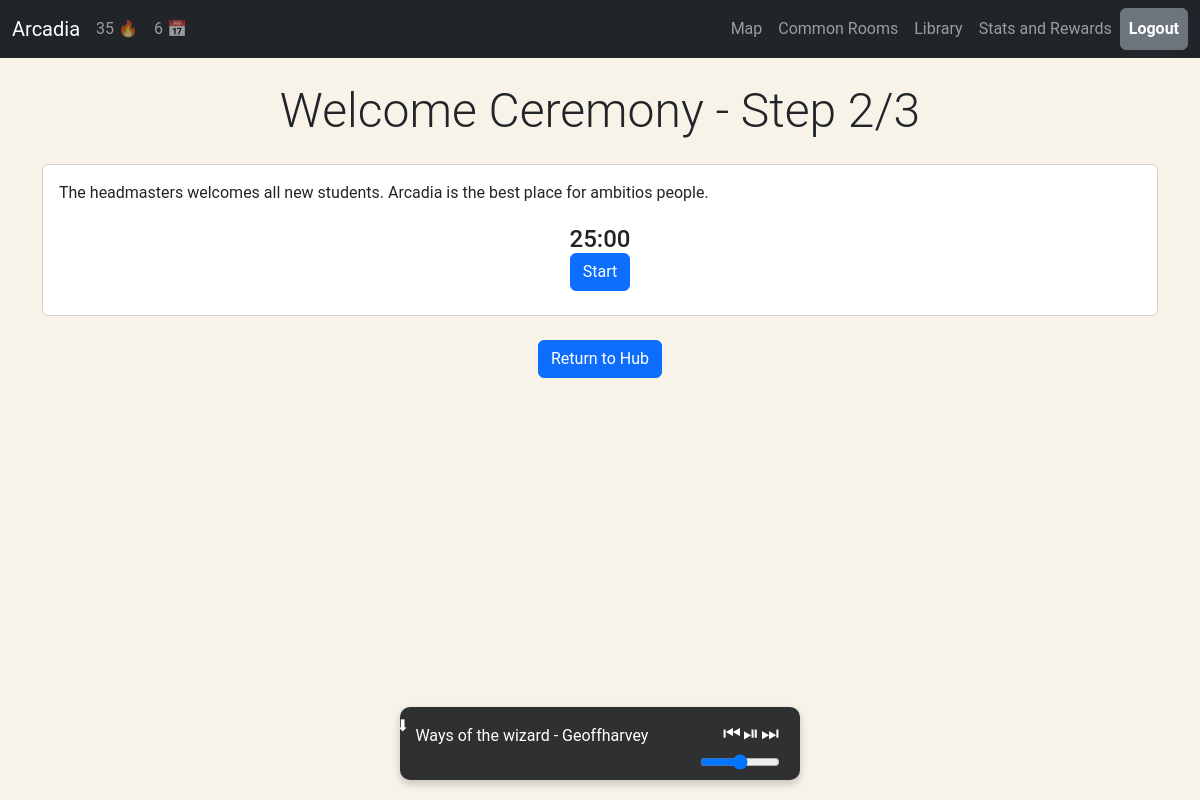
The page /pomo/quest/1/ (signed in) on the database its author committed.
### pomo/models.py (models this page shows, shortened)
class Quest(models.Model):
    name = models.CharField(max_length=255)
    description = models.TextField()

class PlayerQuestProgress(models.Model):
    player = models.ForeignKey(User, on_delete=models.CASCADE, related_name='quests')
    quest = models.ForeignKey(Quest, on_delete=models.CASCADE)
    current_step = models.IntegerField(default=0)
    is_completed = models.BooleanField(default=False)
    def get_next_step(self):
        return self.current_step +1

class QuestStep(models.Model):
    quest = models.ForeignKey(Quest, on_delete=models.CASCADE, related_name='steps')
    step_number=models.IntegerField()
    pre_timer_text = models.TextField(blank=True, null=True)
    post_timer_text = models.TextField(blank=True, null=True)
    timer_duration = models.IntegerField(default=25*60)  # Duration in seconds

### pomo/views.py (the view)
# urls.py: path('quest/<int:quest_id>/',quest_detail, name='quest_detail'),
@login_required
def quest_detail(request, quest_id):
    quest = get_object_or_404(Quest, id=quest_id)
    player_progress = PlayerQuestProgress.objects.filter(player=request.user, quest=quest).first()
    if not player_progress:
        return redirect('game')
    current_step = player_progress.current_step
    steps = QuestStep.objects.filter(quest=quest).order_by('step_number')
    timer_context = get_timer_context(request.user)
    nav_context = get_context_navbar(request.user)
    context = {
        'quest': player_progress,
        'quest_name': quest.name,
        'current_step': current_step,
        'steps_completed': current_step - 1,
        'total_steps': quest.steps.count(),
        'steps': steps,
        **timer_context,
        **nav_context,
    }
    return render(request, 'pomo/quests/base_quest.html', context)

### pomo/models.py (called while the page is built)
    def get_streak(self):
        pomodoros = Timers.objects.filter(user=self.player).order_by('-date_completed')
        if not pomodoros.exists():
            return 0  # No pomodoros, so no streak
        today = timezone.now().date()
        timers_today = Timers.objects.filter(user=self.player, date_completed=today)
        yesterday = today - timedelta(1)
        timers_yesterday = Timers.objects.filter(user=self.player, date_completed=yesterday)
        if len(timers_today)==0 and len(timers_yesterday)==0:
            self.current_streak=0
            self.save()
            return 0
        else:
            return self.current_streak

    def get_total_pomos_today(self):
        today = timezone.now().date()
        timers_today = Timers.objects.filter(user=self.player, date_completed=today)
        total_pomodoros_today = len(timers_today)
        return total_pomodoros_today

### pomo/views.py (called while the page is built)
def get_context_navbar(user):
    player_state = PlayerState.objects.get(player=user)
    context = {"streak": player_state.get_streak(),
               "total_pomodoros_today": player_state.get_total_pomos_today()}
    return context

def get_timer_context(user):
    is_developer = user.profile.is_developer
    stats = {
        "is_developer": is_developer }
    return stats

### pomo/templates/pomo/quests/base_quest.html (shortened to what this page needs)
{% load static %}
<!DOCTYPE html>
<html lang="en">
<head>
    {% load bootstrap5 %}
    {% bootstrap_css %}
    <link rel="stylesheet" href="{% static 'pomo/music_player.css' %}">
</head>
<body>
    {% include 'pomo/includes/navbar.html' %}
    <div class="container py-4">
        <div class="text-center mb-4">
            <h1 class="display-5">{{ quest_name }} - Step {{ quest.get_next_step }}/{{ total_steps }}</h1>
        </div>
        <div class="quest-steps">
            {% for step in steps %}
            {% if step.step_number <= current_step %} <div
                class="quest-step {% if step.step_number == current_step %}active{% endif %}">
                <div class="card mb-4">
                    <div class="card-body">
                        <p>{{ step.pre_timer_text }}</p>
                        {% if step.step_number == current_step %}
                        {% include 'pomo/includes/event_timer.html' %}
                        {% endif %}
                    </div>
                </div>
    </div>
    {% endif %}
    {% endfor %}
    </div>
    <div class="text-center mt-3">
        <a href="{% url 'game' %}" class="btn btn-primary">Return to Hub</a>
    </div>
    </div>
    <div id="music-bar" class="music-player">
            <button id="collapse-button" onclick="collapseMusicBar()">⬇</button>
            <div class="music-info">
                <p id="music-title">Title - Artist</p>
            </div>
            <div class="music-controls">
                <div class="music-controls-buttons">
                    <button id="prev-song" onclick="prevSong()">⏮</button>
                    <button id="play-pause" onclick="togglePlay()">⏯</button>
                    <button id="next-song" onclick="nextSong()">⏭</button>
                </div>
                <input id="volume-control" type="range" min="0" max="1" step="0.05" onchange="setVolume(this.value)" />
            </div>
        </div>
</body>
</html>

### pomo/templates/pomo/includes/event_timer.html (shortened to what this page needs)
<section class="timer--section">
    <div class="container" id="timer-container">
        <div class="row">
            <div class="col-lg-12 mt-1 h4 text-center">
                <div class="timer">
                    <span id="minutes">25</span>:<span id="seconds">00</span>
                </div>
                <button id="startPauseBtn" class="btn btn-primary" onclick="toggleTimer()">Start</button>
            </div>
        </div>
    </div>
</section>

### pomo/static/pomo/music_player.css (style rules this page uses)
.music-player { position: fixed; bottom: 20px; left: 50%; transform: translateX(-50%); background-color: #2e3031; padding: 10px 20px; color: white; border-radius: 10px; z-index: 9999; display: flex; align-items: center; justify-content: space-between; width: 400px; box-shadow: 0px 4px 8px rgba(0, 0, 0, 0.2); }
.music-info { flex: 1; text-align: left; }
.music-controls { display: flex; flex-direction: column; align-items: flex-end; }
.music-controls-buttons { display: flex; justify-content: flex-end; align-items: center; margin-bottom: 5px; }
.music-controls-buttons button { background-color: transparent; border: none; color: white; font-size: 20px; margin: 0 0px; cursor: pointer; padding: 1px; width: auto; height: auto; }
#volume-control { width: 80px; }
#collapse-button { background-color: transparent; border: none; color: white; font-size: 16px; margin-top: -35px; margin-left: -30px; cursor: pointer; }

### pomo/templates/pomo/quests/base_quest.html (style rules this page uses)
body { background-color: #f7f3e9; font-family: 'Roboto', sans-serif; }
.quest-step { display: none; }
.quest-step.active { display: block; }

### rows shown on the page
Quest: name "Welcome Ceremony"
PlayerQuestProgress: get_next_step "2"
QuestStep: pre_timer_text "The headmasters welcomes all new students. Arcadia is the best place for ambitios people.", step_number "25"

### other values the page prints
{{ streak }} "35"
{{ total_pomodoros_today }} "6"
{{ total_steps }} "3"
